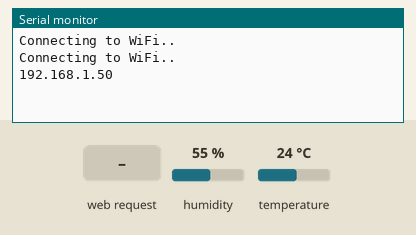
This sketch was run on a simulated ESP32. Parts: the last lines printed to the serial monitor. Inputs (shaded band) come from the test bench; at power-on: humidity 55 %, temperature 24 °C. WiFi joins after 1.5 s; servers stay silent unless stated.

Above: at 3.2 s.
3.3 s: HTTP request GET /temperature received
At 4.4 s:
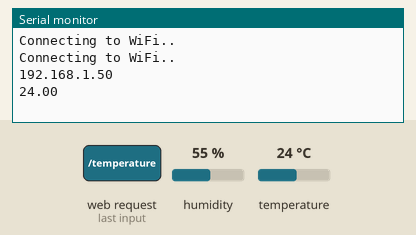
4.8 s: HTTP request GET /humidity received
At 5.9 s:
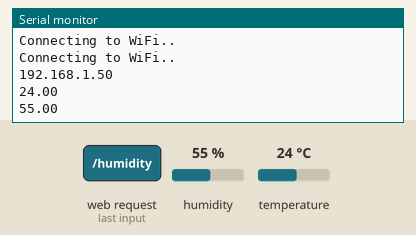

The sketch:

Project_9_ESP32_DHT11_Web_Server.ino
```cpp
// Import required libraries
#include "WiFi.h"
#include "ESPAsyncWebServer.h"
#include <Adafruit_Sensor.h>
#include <DHT.h>

// Replace with your network credentials
const char* ssid = "Mafalda";
const char* password = "18441844";

#define DHTPIN 4     // Digital pin connected to the DHT sensor

// Uncomment the type of sensor in use:
#define DHTTYPE    DHT11     // DHT 11
//#define DHTTYPE    DHT22     // DHT 22 (AM2302)
//#define DHTTYPE    DHT21     // DHT 21 (AM2301)

DHT dht(DHTPIN, DHTTYPE);

// Create AsyncWebServer object on port 80
AsyncWebServer server(80);

String readDHTTemperature() {
  // Sensor readings may also be up to 2 seconds 'old' (its a very slow sensor)
  // Read temperature as Celsius (the default)
  float t = dht.readTemperature();
  // Read temperature as Fahrenheit (isFahrenheit = true)
  //float t = dht.readTemperature(true);
  // Check if any reads failed and exit early (to try again).
  if (isnan(t)) {
    Serial.println("Failed to read from DHT sensor!");
    return "--";
  }
  else {
    Serial.println(t);
    return String(t);
  }
}

String readDHTHumidity() {
  // Sensor readings may also be up to 2 seconds 'old' (its a very slow sensor)
  float h = dht.readHumidity();
  if (isnan(h)) {
    Serial.println("Failed to read from DHT sensor!");
    return "--";
  }
  else {
    Serial.println(h);
    return String(h);
  }
}

const char index_html[] PROGMEM = R"rawliteral(
<!DOCTYPE HTML><html>
<head>
  <meta name="viewport" content="width=device-width, initial-scale=1">
  <link rel="stylesheet" href="https://use.fontawesome.com/releases/v5.7.2/css/all.css" integrity="sha384-fnmOCqbTlWIlj8LyTjo7mOUStjsKC4pOpQbqyi7RrhN7udi9RwhKkMHpvLbHG9Sr" crossorigin="anonymous">
  <style>
    html {
     font-family: Arial;
     display: inline-block;
     margin: 0px auto;
     text-align: center;
    }
    h2 { font-size: 3.0rem; }
    p { font-size: 3.0rem; }
    .units { font-size: 1.2rem; }
    .dht-labels{
      font-size: 1.5rem;
      vertical-align:middle;
      padding-bottom: 15px;
    }
  </style>
</head>
<body>
  <h2>ESP32 DHT Server</h2>
  <p>
    <i class="fas fa-thermometer-half" style="color:#059e8a;"></i>
    <span class="dht-labels">Temperature</span>
    <span id="temperature">%TEMPERATURE%</span>
    <sup class="units">&deg;C</sup>
  </p>
  <p>
    <i class="fas fa-tint" style="color:#00add6;"></i>
    <span class="dht-labels">Humidity</span>
    <span id="humidity">%HUMIDITY%</span>
    <sup class="units">&percnt;</sup>
  </p>
</body>
<script>
setInterval(function ( ) {
  var xhttp = new XMLHttpRequest();
  xhttp.onreadystatechange = function() {
    if (this.readyState == 4 && this.status == 200) {
      document.getElementById("temperature").innerHTML = this.responseText;
    }
  };
  xhttp.open("GET", "/temperature", true);
  xhttp.send();
}, 1000 ) ;

setInterval(function ( ) {
  var xhttp = new XMLHttpRequest();
  xhttp.onreadystatechange = function() {
    if (this.readyState == 4 && this.status == 200) {
      document.getElementById("humidity").innerHTML = this.responseText;
    }
  };
  xhttp.open("GET", "/humidity", true);
  xhttp.send();
}, 1000 ) ;
</script>
</html>)rawliteral";

// Replaces placeholder with DHT values
String processor(const String& var){
  //Serial.println(var);
  if(var == "TEMPERATURE"){
    return readDHTTemperature();
  }
  else if(var == "HUMIDITY"){
    return readDHTHumidity();
  }
  return String();
}

void setup(){
  // Serial port for debugging purposes
  Serial.begin(115200);

  dht.begin();

  // Connect to Wi-Fi
  WiFi.begin(ssid, password);
//  WiFi.begin(ssid);
  while (WiFi.status() != WL_CONNECTED) {
    delay(1000);
    Serial.println("Connecting to WiFi..");
  }

  // Print ESP32 Local IP Address
  Serial.println(WiFi.localIP());

  // Route for root / web page
  server.on("/", HTTP_GET, [](AsyncWebServerRequest *request){
    request->send_P(200, "text/html", index_html, processor);
  });
  server.on("/temperature", HTTP_GET, [](AsyncWebServerRequest *request){
    request->send_P(200, "text/plain", readDHTTemperature().c_str());
  });
  server.on("/humidity", HTTP_GET, [](AsyncWebServerRequest *request){
    request->send_P(200, "text/plain", readDHTHumidity().c_str());
  });

  // Start server
  server.begin();
}

void loop(){

}
```

Measured:
- after the input at 3.3 s, the serial monitor: prints a new line at once (image 1)
- after the input at 4.8 s, the serial monitor: prints a new line at once (image 2)
